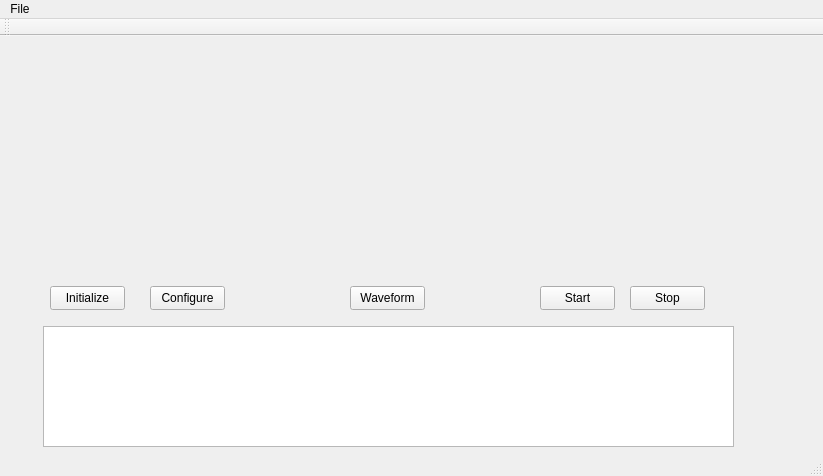
<?xml version="1.0" encoding="UTF-8"?>
<ui version="4.0">
 <class>Measurement_MonitorClass</class>
 <widget class="QMainWindow" name="Measurement_MonitorClass">
  <property name="geometry">
   <rect>
    <x>0</x>
    <y>0</y>
    <width>823</width>
    <height>476</height>
   </rect>
  </property>
  <property name="windowTitle">
   <string>Measurement_Monitor</string>
  </property>
  <widget class="QWidget" name="centralWidget">
   <widget class="QPlainTextEdit" name="plainTextEdit">
    <property name="geometry">
     <rect>
      <x>43</x>
      <y>290</y>
      <width>691</width>
      <height>121</height>
     </rect>
    </property>
   </widget>
   <widget class="QWidget" name="oscilloscope_widget" native="true">
    <property name="geometry">
     <rect>
      <x>50</x>
      <y>30</y>
      <width>681</width>
      <height>211</height>
     </rect>
    </property>
   </widget>
   <widget class="QPushButton" name="btnStart">
    <property name="geometry">
     <rect>
      <x>540</x>
      <y>250</y>
      <width>75</width>
      <height>24</height>
     </rect>
    </property>
    <property name="text">
     <string>Start</string>
    </property>
   </widget>
   <widget class="QPushButton" name="btnStop">
    <property name="geometry">
     <rect>
      <x>630</x>
      <y>250</y>
      <width>75</width>
      <height>24</height>
     </rect>
    </property>
    <property name="text">
     <string>Stop</string>
    </property>
   </widget>
   <widget class="QPushButton" name="btnInitialize">
    <property name="geometry">
     <rect>
      <x>50</x>
      <y>250</y>
      <width>75</width>
      <height>24</height>
     </rect>
    </property>
    <property name="text">
     <string>Initialize</string>
    </property>
   </widget>
   <widget class="QPushButton" name="btnConfigure">
    <property name="geometry">
     <rect>
      <x>150</x>
      <y>250</y>
      <width>75</width>
      <height>24</height>
     </rect>
    </property>
    <property name="text">
     <string>Configure</string>
    </property>
   </widget>
   <widget class="QPushButton" name="btnWaveform">
    <property name="geometry">
     <rect>
      <x>350</x>
      <y>250</y>
      <width>75</width>
      <height>24</height>
     </rect>
    </property>
    <property name="text">
     <string>Waveform</string>
    </property>
   </widget>
  </widget>
  <widget class="QMenuBar" name="menuBar">
   <property name="geometry">
    <rect>
     <x>0</x>
     <y>0</y>
     <width>823</width>
     <height>22</height>
    </rect>
   </property>
   <widget class="QMenu" name="menuFile">
    <property name="title">
     <string>File</string>
    </property>
   </widget>
   <addaction name="menuFile"/>
  </widget>
  <widget class="QToolBar" name="mainToolBar">
   <property name="enabled">
    <bool>true</bool>
   </property>
   <attribute name="toolBarArea">
    <enum>TopToolBarArea</enum>
   </attribute>
   <attribute name="toolBarBreak">
    <bool>false</bool>
   </attribute>
  </widget>
  <widget class="QStatusBar" name="statusBar"/>
 </widget>
 <layoutdefault spacing="6" margin="11"/>
 <resources>
  <include location="measurement_monitor.qrc"/>
 </resources>
 <connections/>
</ui>
